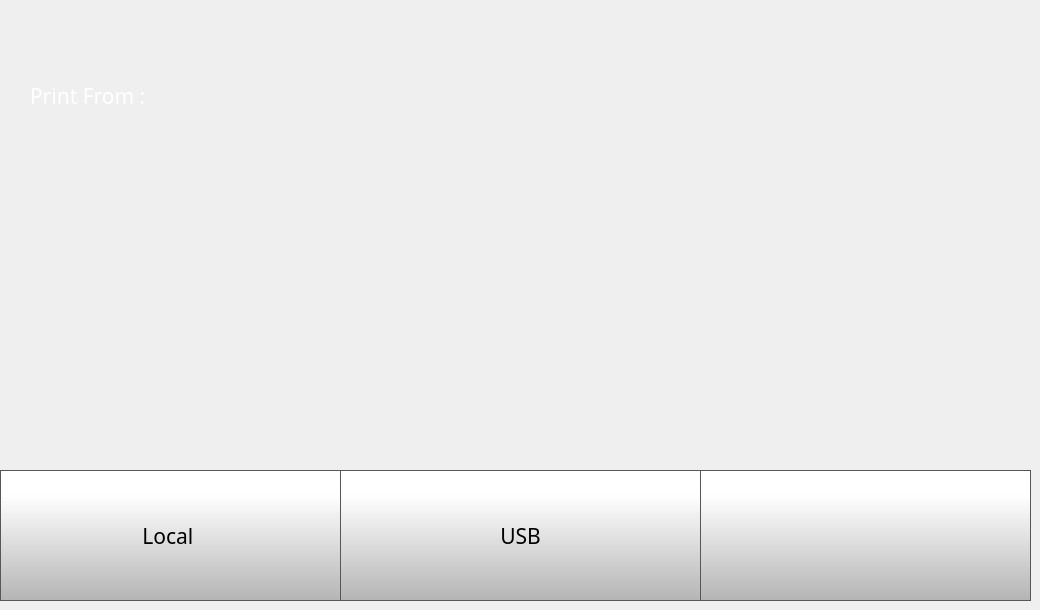
   <widget class="QWidget" name="printLocationPage">
    <widget class="QPushButton" name="printLocationScreenBackButton">
     <property name="geometry">
      <rect>
       <x>700</x>
       <y>470</y>
       <width>331</width>
       <height>131</height>
      </rect>
     </property>
     <property name="minimumSize">
      <size>
       <width>0</width>
       <height>0</height>
      </size>
     </property>
     <property name="font">
      <font>
       <family>Gotham Light</family>
       <pointsize>16</pointsize>
      </font>
     </property>
     <property name="styleSheet">
      <string notr="true">QPushButton {
     border: 1px solid rgb(87, 87, 87);
	background-color: qlineargradient(spread:pad, x1:0, y1:1, x2:0, y2:0.188, stop:0 rgba(180, 180, 180, 255), stop:1 rgba(255, 255, 255, 255));


}

QPushButton:pressed {
    background-color: qlineargradient(x1: 0, y1: 0, x2: 0, y2: 1,
                                      stop: 0 #dadbde, stop: 1 #f6f7fa);
}

QPushButton:flat {
    border: none; /* no border for a flat push button */
}

QPushButton:default {
    border-color: navy; /* make the default button prominent */
}</string>
     </property>
     <property name="text">
      <string/>
     </property>
     <property name="icon">
      <iconset resource="../resources/resource.qrc">
       <normaloff>:/Navigation/img/Navigation/arrows-4.png</normaloff>:/Navigation/img/Navigation/arrows-4.png</iconset>
     </property>
     <property name="iconSize">
      <size>
       <width>70</width>
       <height>70</height>
      </size>
     </property>
     <property name="checkable">
      <bool>false</bool>
     </property>
     <property name="autoDefault">
      <bool>false</bool>
     </property>
     <property name="default">
      <bool>false</bool>
     </property>
     <property name="flat">
      <bool>false</bool>
     </property>
    </widget>
    <widget class="QPushButton" name="fromUsbButton">
     <property name="geometry">
      <rect>
       <x>340</x>
       <y>470</y>
       <width>361</width>
       <height>131</height>
      </rect>
     </property>
     <property name="font">
      <font>
       <family>Gotham</family>
       <pointsize>16</pointsize>
      </font>
     </property>
     <property name="styleSheet">
      <string notr="true">QPushButton {
     border: 1px solid rgb(87, 87, 87);
	background-color: qlineargradient(spread:pad, x1:0, y1:1, x2:0, y2:0.188, stop:0 rgba(180, 180, 180, 255), stop:1 rgba(255, 255, 255, 255));



}

QPushButton:pressed {
    background-color: qlineargradient(x1: 0, y1: 0, x2: 0, y2: 1,
                                      stop: 0 #dadbde, stop: 1 #f6f7fa);
}

QPushButton:flat {
    border: none; /* no border for a flat push button */
}

QPushButton:default {
    border-color: navy; /* make the default button prominent */
}</string>
     </property>
     <property name="text">
      <string>USB</string>
     </property>
     <property name="icon">
      <iconset resource="../resources/resource.qrc">
       <normaloff>:/Icons/img/icons/usb.png</normaloff>:/Icons/img/icons/usb.png</iconset>
     </property>
     <property name="iconSize">
      <size>
       <width>70</width>
       <height>70</height>
      </size>
     </property>
    </widget>
    <widget class="QLabel" name="printFromLabel">
     <property name="geometry">
      <rect>
       <x>30</x>
       <y>80</y>
       <width>231</width>
       <height>31</height>
      </rect>
     </property>
     <property name="font">
      <font>
       <family>Gotham</family>
       <pointsize>16</pointsize>
       <weight>50</weight>
       <bold>false</bold>
      </font>
     </property>
     <property name="styleSheet">
      <string notr="true">color: rgb(255, 255, 255);</string>
     </property>
     <property name="text">
      <string>Print From :</string>
     </property>
    </widget>
    <widget class="QPushButton" name="fromLocalButton">
     <property name="geometry">
      <rect>
       <x>0</x>
       <y>470</y>
       <width>341</width>
       <height>131</height>
      </rect>
     </property>
     <property name="font">
      <font>
       <family>Gotham</family>
       <pointsize>16</pointsize>
      </font>
     </property>
     <property name="styleSheet">
      <string notr="true">QPushButton {
     border: 1px solid rgb(87, 87, 87);
	background-color: qlineargradient(spread:pad, x1:0, y1:1, x2:0, y2:0.188, stop:0 rgba(180, 180, 180, 255), stop:1 rgba(255, 255, 255, 255));



}

QPushButton:pressed {
    background-color: qlineargradient(x1: 0, y1: 0, x2: 0, y2: 1,
                                      stop: 0 #dadbde, stop: 1 #f6f7fa);
}

QPushButton:flat {
    border: none; /* no border for a flat push button */
}

QPushButton:default {
    border-color: navy; /* make the default button prominent */
}</string>
     </property>
     <property name="text">
      <string>Local </string>
     </property>
     <property name="icon">
      <iconset resource="../resources/resource.qrc">
       <normaloff>:/Icons/img/icons/folder.png</normaloff>:/Icons/img/icons/folder.png</iconset>
     </property>
     <property name="iconSize">
      <size>
       <width>70</width>
       <height>70</height>
      </size>
     </property>
    </widget>
   </widget>
